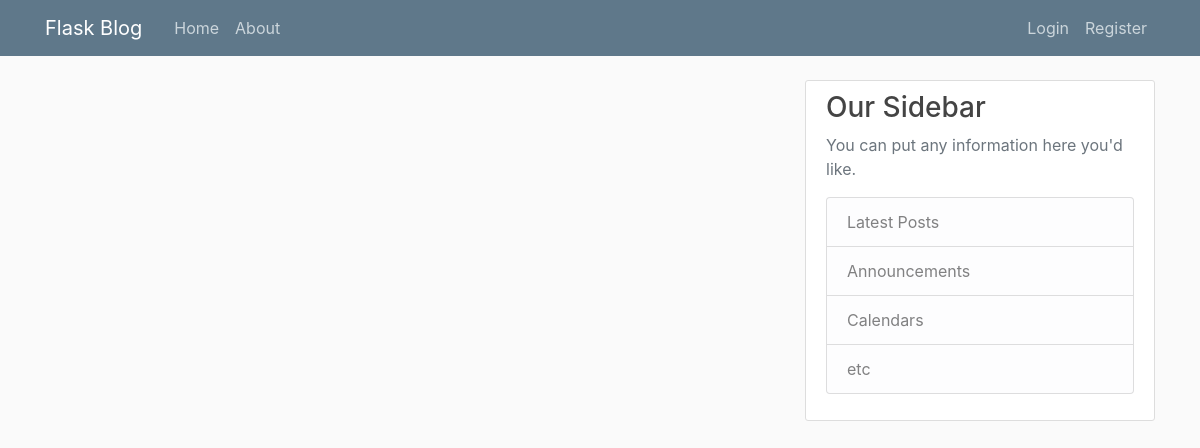
Page /home on the earlier database version.
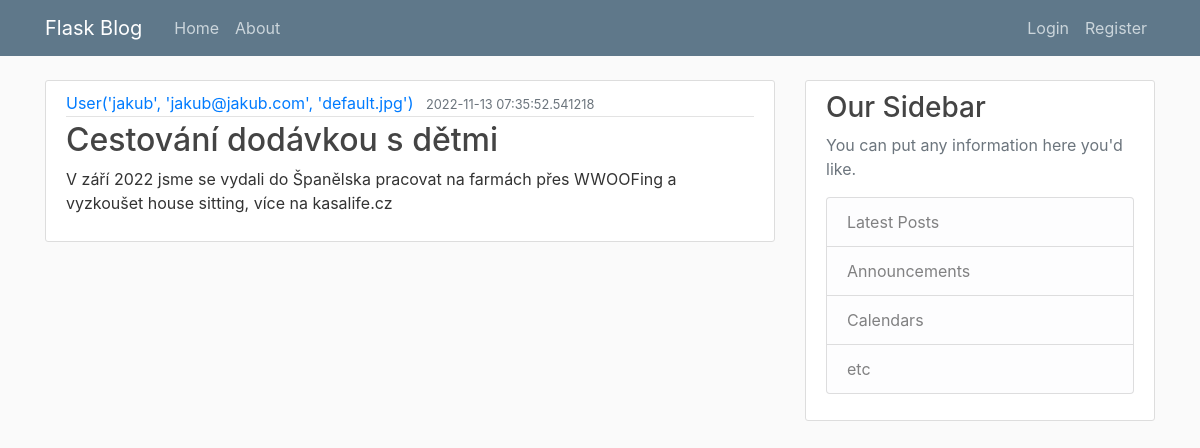
Same page on the later database version.
### travelblog/models.py (models this page shows, shortened)
class Post(db.Model):
    id = db.Column(db.Integer, primary_key=True)
    title = db.Column(db.String(100), nullable = False)
    date_posted = db.Column(db.DateTime, nullable = False, default = datetime.utcnow)
    content = db.Column(db.Text, nullable = False)
    user_id = db.Column(db.Integer, db.ForeignKey('user.id'), nullable = False)

class User(db.Model, UserMixin):
    id = db.Column(db.Integer, primary_key=True)
    username = db.Column(db.String(20), unique=True, nullable = False)
    email = db.Column(db.String(120), unique=True, nullable = False)
    image_file = db.Column(db.String(20), nullable = False, default ='default.jpg')
    password = db.Column(db.String(60), nullable = False)
    posts = db.relationship('Post', backref='author', lazy=True)
    def __repr__(self):
        return f"User('{self.username}', '{self.email}', '{self.image_file}')"

### travelblog/routes.py (the view)
@app.route('/')
@app.route('/home')
def home():
    posts = Post.query.all()
    return render_template ('home.html', posts = posts)

### travelblog/templates/home.html
{% extends "layout.html" %}
{% block content %}
	{%for post in posts%}
		<article class="media content-section">
		  <div class="media-body">
		    <div class="article-metadata">
		      <a class="mr-2" href="#">{{ post.author }}</a>
		      <small class="text-muted">{{ post.date_posted }}</small>
		    </div>
		    <h2><a class="article-title" href="#">{{ post.title }}</a></h2>
		    <p class="article-content">{{ post.content }}</p>
		  </div>
		</article>
	{% endfor%}
{% endblock content %}

### travelblog/templates/layout.html (shortened to what this page needs)
<!DOCTYPE html>
<html>
<head>
    <link rel="stylesheet" href="https://cdn.jsdelivr.net/npm/bootstrap@4.3.1/dist/css/bootstrap.min.css">
    <link rel="stylesheet" type = "text/css" href= "{{ url_for('static', filename= 'main.css') }}">
</head>
<body>
	<header class="site-header">
	  <nav class="navbar navbar-expand-md navbar-dark bg-steel fixed-top">
	    <div class="container">
	      <a class="navbar-brand mr-4" href="/">Flask Blog</a>
	      <div class="collapse navbar-collapse" id="navbarToggle">
	        <div class="navbar-nav mr-auto">
	          <a class="nav-item nav-link" href="{{ url_for ('home') }}">Home</a>
	          <a class="nav-item nav-link" href="{{ url_for ('about') }}">About</a>
	        </div>
	        <div class="navbar-nav">
	        	{% if current_user.is_authenticated %}
	        		<a class="nav-item nav-link" href="{{ url_for ('new_post') }}">New Post</a>
	        		<a class="nav-item nav-link" href="{{ url_for ('account') }}">Account</a>
	        		<a class="nav-item nav-link" href="{{ url_for ('logout') }}">Logout</a>
	        	{% else %}
	          <a class="nav-item nav-link" href="{{ url_for ('login') }}">Login</a>
	          <a class="nav-item nav-link" href="{{ url_for ('register') }}">Register</a>
	          {% endif %}
	        </div>
	      </div>
	    </div>
	  </nav>
	</header>
	<main role="main" class="container">
	  <div class="row">
	    <div class="col-md-8">
	    	{% block content %}{% endblock %}
	    </div>
	    <div class="col-md-4">
	      <div class="content-section">
	        <h3>Our Sidebar</h3>
	        <p class='text-muted'>You can put any information here you'd like.
	          <ul class="list-group">
	            <li class="list-group-item list-group-item-light">Latest Posts</li>
	            <li class="list-group-item list-group-item-light">Announcements</li>
	            <li class="list-group-item list-group-item-light">Calendars</li>
	            <li class="list-group-item list-group-item-light">etc</li>
	          </ul>
	        </p>
	      </div>
	    </div>
	  </div>
	</main>
</body>
</html>

### travelblog/static/main.css (style rules this page uses)
body { background: #fafafa; color: #333333; margin-top: 5rem; }
h1, h2, h3, h4, h5, h6 { color: #444444; }
.bg-steel { background-color: #5f788a; }
.site-header .navbar-nav .nav-link { color: #cbd5db; }
.content-section { background: #ffffff; padding: 10px 20px; border: 1px solid #dddddd; border-radius: 3px; margin-bottom: 20px; }
.article-title { color: #444444; }
.article-content { white-space: pre-line; }
.article-metadata { padding-bottom: 1px; margin-bottom: 4px; border-bottom: 1px solid #e3e3e3 }

Differences in the rows shown:
added Post: author "User('jakub', 'jakub@jakub.com', 'default.jpg')", date_posted "2022-11-13 07:35:52.541218", title "Cestování dodávkou s dětmi", content "V září 2022 jsme se vydali do Španělska pracovat na farmách přes WWOOFing a vyzkoušet house sitting, více na kasalife.cz"
